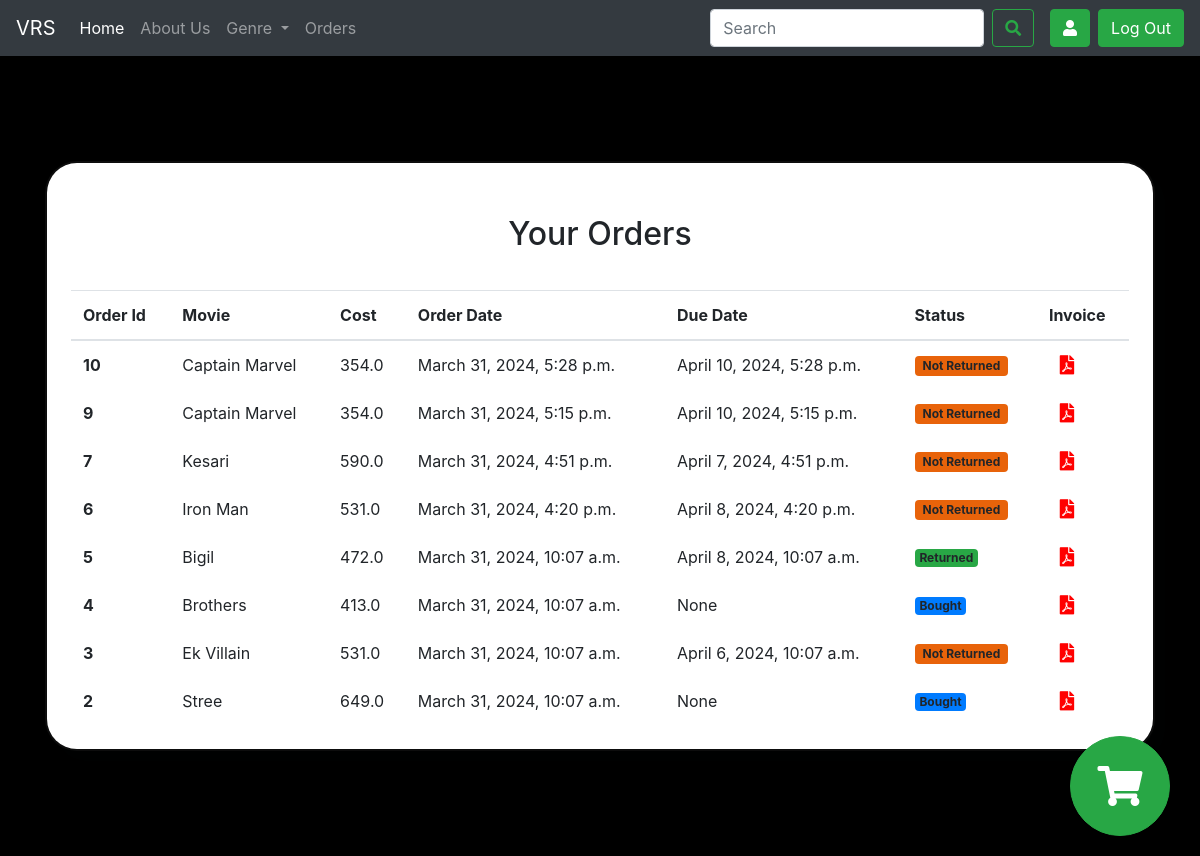
/orders/ (signed in), run on an earlier commit of the app's database.
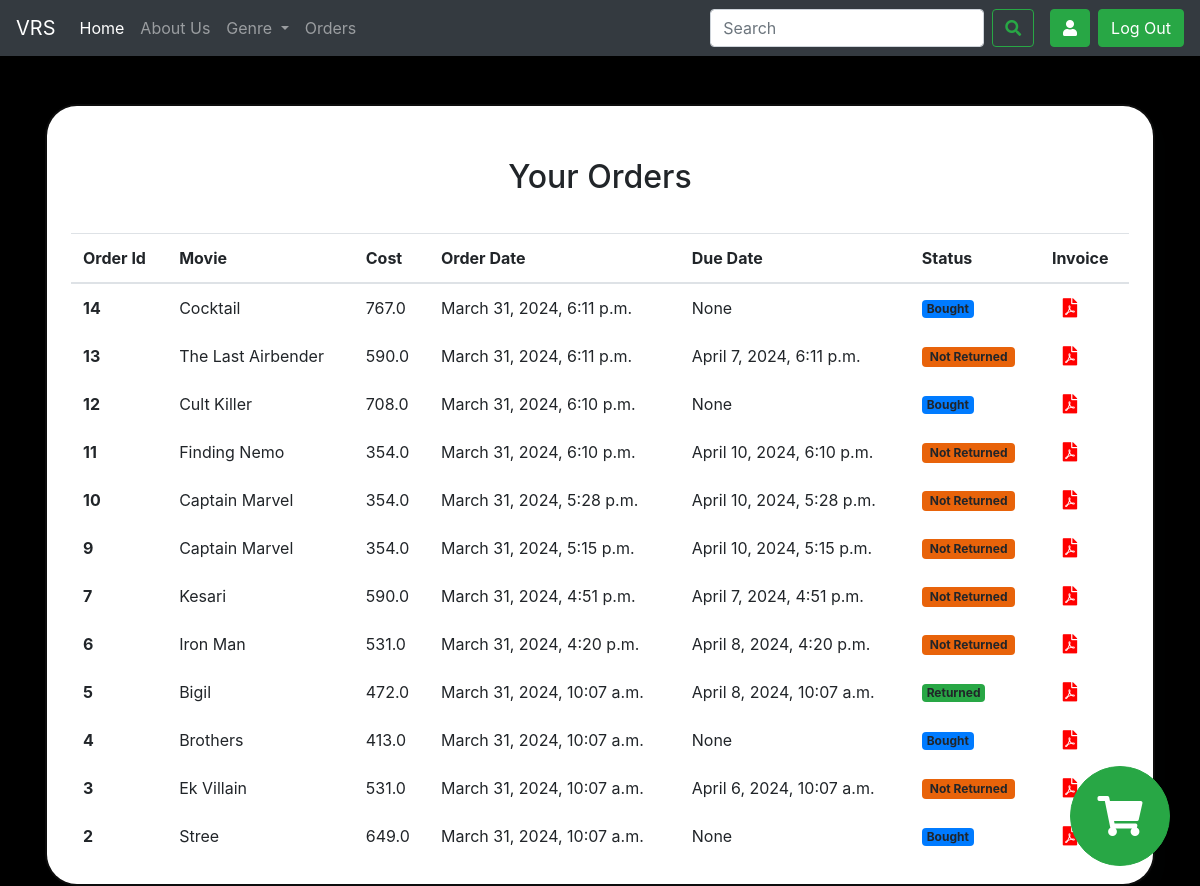
And on a later commit of the database.
### home/models.py (models this page shows, shortened)
class Order(models.Model):
    order_id = models.AutoField(primary_key=True)
    order_date = models.DateTimeField(auto_now_add=True)
    user = models.ForeignKey(User, on_delete=models.CASCADE)
    movie = models.ForeignKey(Movie, on_delete=models.CASCADE, default=None)
    total_price = models.FloatField(default=0)
    isrented = models.BooleanField(default=True)
    status = models.CharField(max_length=100,choices=[('Not Returned','Not Returned'),('Sold','Sold'),('Overdue','Overdue'), ('Returned','Returned')],default='Not Returned')
    due_date = models.DateTimeField(blank = True, null = True)
    invoice_id = models.IntegerField(default=0)

class Movie(models.Model):
    id = models.AutoField(primary_key=True)
    title = models.CharField(max_length=100)
    desc = models.CharField(max_length=1000)
    img = models.ImageField(upload_to='movies/thumbnails', blank=True, null=True)
    img_url = models.CharField(max_length=1000, default='')
    backdrop_url = models.CharField(max_length=1000, default='')
    release_year = models.DateField(null = True)
    genre = models.CharField(max_length=100,choices=[('Action','Action'),('Comedy','Comedy'),('Drama','Drama'),('Horror','Horror'),('Romance','Romance'),('Thriller','Thriller')])
    cast = models.CharField(max_length=500)
    director = models.CharField(max_length=100)
    rating = models.FloatField()
    certification = models.CharField(max_length=10,choices=[('U','U'),('U/A','U/A'),('A','A')])
    rent_price = models.FloatField()
    buy_price = models.FloatField()
    rent_duration = models.IntegerField()
    runtime = models.DurationField(("Duration"), default=timedelta(0))
    total_quantity = models.IntegerField(default=10)
    available_quantity = models.IntegerField(default=10)
    def __str__(self):
        return self.title

### home/views.py (the view)
# urls.py: path("orders/",views.orders,name='orders'),
def orders(request):
    updatestatus()
    orders = Order.objects.filter(user=request.user)
    orders = sorted(orders, key=lambda x: x.order_id, reverse=True)
    params = {'orders':orders}
    return render(request,'orders.html',params)

### home/views.py (called while the page is built)
def updatestatus():
    orders = Order.objects.all()
    for order in orders:
        if order.status == 'Not Returned' and order.due_date < timezone.now():
            order.status = 'Overdue'
            order.save()

### templates/orders.html (shortened to what this page needs)
{% extends "base.html" %}
{% block body %}
<body class="god">
<section class="vh-100 gradient-custom-2">
    <div class="container py-5 h-100">
      <div class="row d-flex justify-content-center align-items-center h-100">
        <div class="col-md-12 col-xl-12">
          <div class="card mask-custom">
            <div class="card-body p-4 text-black">
              <div class="text-center pt-1 pb-2">
                <h2 class="my-4">Your Orders</h2>
              </div>
              <table class="table text-black mb-0" >
                <thead>
                  <tr>
                    <th scope="col">Order Id</th>
                    <th scope="col">Movie</th>
                    <th scope="col">Cost</th>
                    <th scope="col">Order Date</th>
                    <th scope="col">Due Date</th>
                    <th scope="col">Status</th>
                    <th scope="col">Invoice</th>
                </thead>
                <div  style = " margin: 5px; border-radius: 10px;">
                  {% for order in orders %}
                </tr>
                <tr class="fw-normal ">
                  <th class="border-0 align-middle">
                    <span class="ms-2 text-black">{{order.order_id}}</span>
                  </th>
                  <td class="border-0 align-middle">{{order.movie}}</td>
                  <td class="border-0 align-middle">{{order.total_price}}</td>
                  <td class="border-0 align-middle">{{order.order_date}}</td>
                  <td class="border-0 align-middle">{{order.due_date}}</td>
                  <td class="border-0 align-middle">
                    {% if order.status == "Returned" %}
                    <h6 class="mb-0"><span class="badge bg-success"> {{order.status}}</span></h6>
                    {% elif order.status == "Not Returned" %}
                    <h6 class="mb-0"><span class="badge py-1 px-2" style ="background-color: #e8630a"> {{order.status}}</span></h6>
                    {% elif order.status == "Sold" %}
                    <h6 class="mb-0"><span class="badge bg-primary"> Bought</span></h6>
                    {% else %}
                    <h6 class="mb-0"><span class="badge py-1 px-2" style ="background-color: #ff0022"> {{order.status}}</span></h6>
                    {% endif %}
                  </td>
                  <td class="border-0 align-middle pl-4"><a href="/pdf/{{order.invoice_id}}" ><i class="fas fa-file-pdf" style="scale:1.2;"></i></a></td>
                {% endfor %}
            </div>
              </table>
            </div>
          </div>
        </div>
      </div>
    </div>
  </section>
<body>
{% endblock body %}

### templates/base.html (shortened to what this page needs)
<!doctype html>
<html lang="en">
  <head>
    <link rel="stylesheet" href="https://cdn.jsdelivr.net/npm/bootstrap@4.4.1/dist/css/bootstrap.min.css">
  </head>
	<link rel="stylesheet" href="https://use.fontawesome.com/releases/v5.3.1/css/all.css">
  <body class="body">
    <nav class="navbar navbar-expand-lg navbar-dark bg-dark">
        <a class="navbar-brand" href="#">VRS</a>
        <div class="collapse navbar-collapse" id="navbarSupportedContent">
          <ul class="navbar-nav mr-auto">
            <li class="nav-item active">
              <a class="nav-link" href="/home">Home <span class="sr-only">(current)</span></a>
            </li>
            <li class="nav-item">
              <a class="nav-link" href="/about">About Us</a>
            </li>
            <li class="nav-item dropdown">
              <a class="nav-link dropdown-toggle" href="/genre" id="navbarDropdown" role="button" data-toggle="dropdown" aria-haspopup="true" aria-expanded="false">
                Genre
              </a>
            </li>
            <li class="nav-item">
                <a class="nav-link" href="/orders">Orders</a>
            </li>
          </ul>
          <form method='get' action='/search' class="form-inline my-2 my-lg-0">
            <input class="form-control mr-sm-2" type="search" placeholder="Search" aria-label="Search" name="search" id="search" >
            <button class="btn btn-outline-success my-2 my-sm-0 mr-3" type="submit"><i class="fas fa-search"></i></button>
          </form>
          <div>
            <a href = "/profile"><button type="button" class="btn btn-success mr-2"><i class="fas fa-user"></i> </button></a>
          </div>
          <div>
            <a class="btn btn-success my-2 my-sm-0" type="submit" href ="/signout" >Log Out</a>
          </div>
        </div>
      </nav>
    {% block body %}{% endblock body  %}
    <a href = "/cart"><button type="button" class="btn btn-success" id="cartbutton"><i class="fas fa-shopping-cart", style="scale:2.5;"></i> </button></a>
  </body>
</html>

### templates/base.html (style rules this page uses)
.body { background-color: black; }
#cartbutton { position: fixed; bottom: 0; right: 0; margin: 20px; margin-right: 30px; border-radius: 50%; height: 100px; width: 100px; }

### templates/orders.html (style rules this page uses)
a { color:red; }
.mask-custom { background: rgba(255,255, 255, 1); border-radius: 2em; backdrop-filter: blur(25px); border: 2px solid rgba(255, 255, 255, 0.05); background-clip: padding-box; box-shadow: 10px 10px 10px rgba(46, 54, 68, 0.03); }

What changed in the data, as far as the page shows it:
added Order: order_id "14", movie "Cocktail", total_price "767.0", order_date "March 31, 2024, 6:11 p.m.", due_date "None", status "Bought"
added Order: order_id "13", movie "The Last Airbender", total_price "590.0", order_date "March 31, 2024, 6:11 p.m.", due_date "April 7, 2024, 6:11 p.m.", status "Not Returned"
added Order: order_id "12", movie "Cult Killer", total_price "708.0", order_date "March 31, 2024, 6:10 p.m.", due_date "None", status "Bought"
added Order: order_id "11", movie "Finding Nemo", total_price "354.0", order_date "March 31, 2024, 6:10 p.m.", due_date "April 10, 2024, 6:10 p.m.", status "Not Returned"
